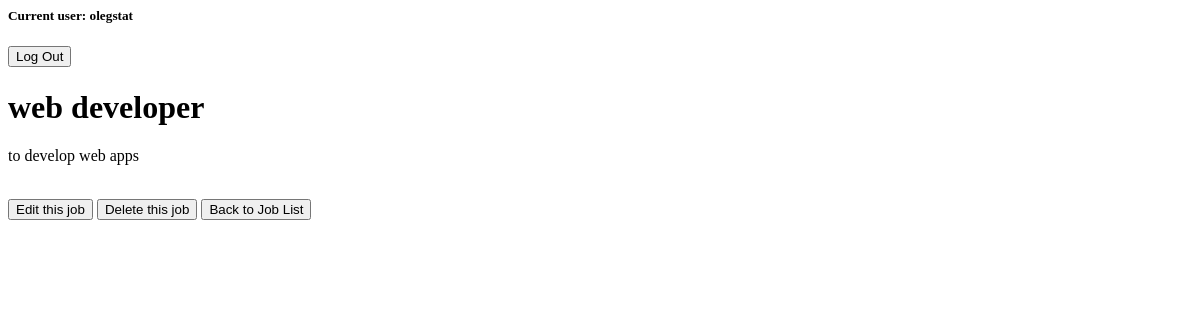
The page /job-detail/6/ (signed in) on the database as committed earlier.
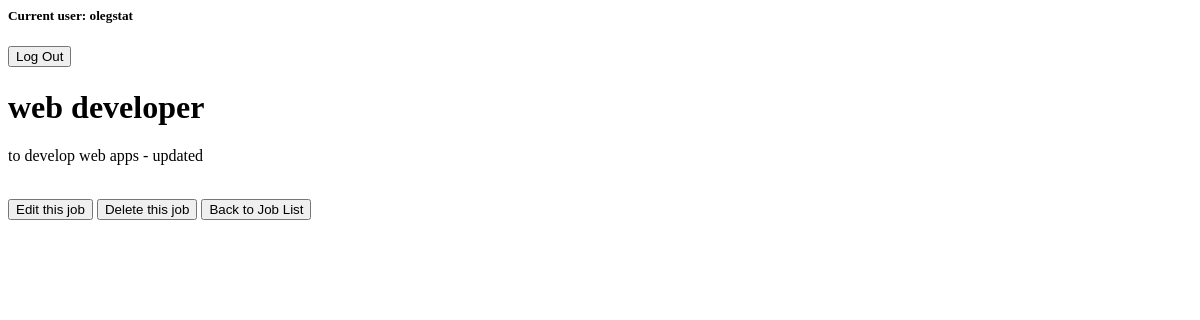
The same page on the database as committed later.
### job_list/models.py (models this page shows, shortened)
class JobPost(models.Model):
    title = models.CharField(max_length=255)
    job_description = models.TextField()
    date = models.DateField(auto_now=True)
    due_date = models.DateField(auto_now=False)

### job_list/views.py (the view)
# urls.py: path('job-detail/<int:job_id>/', views.job_detail_view, name='job-detail'),
def job_detail_view(request, job_id):
    job_post = get_object_or_404(JobPost, pk=job_id)
    return render(request, 'job_detail.html', {'job_post': job_post})

### job_list/templates/job_detail.html (shortened to what this page needs)
{% if user.username %}
    <h5>Current user: {{ user.username }}</h5>
    <button onclick="window.location.href='{% url "logout" %}'">Log Out</button>
    <h1>{{job_post.title}}</h1>
    <p>{{job_post.job_description}}</p>
    <button onclick="window.location.href='{% url "edit-job" job_post.id %}'">Edit this job</button>
    <button onclick="window.location.href='{% url "delete-job" job_post.id %}'">Delete this job</button>
    <button onclick="window.location.href ='{% url "job-list" %}'">Back to Job List</button>
{% else %}
    <p>You are not authorised to see this page! Go to <a href="{% url 'login' %}">login</a> page</p>
{% endif %}

Rows that differ between the two databases and show on the page:
changed JobPost "web developer": job_description "to develop web apps" → "to develop web apps - updated"
